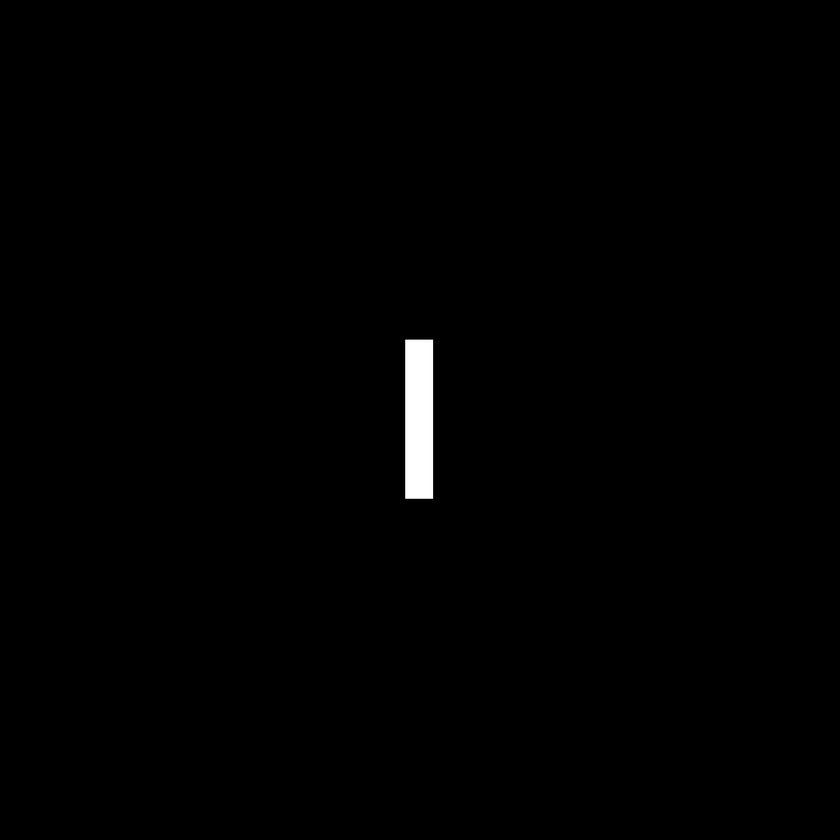
%> input picture Fig0424(a)(rectangle).tif, 840 x 840 px, shrunk from 1024 x 1024 before the run
$ octave dfttest.m   (GNU Octave 9; MATLAB toolbox functions it lacks are replaced by stand-ins)
%> lines starting %> are read from the running program, lines starting %| are printed output that depends on the picture
 f = imread('Fig0424(a)(rectangle).tif');
%> f is the input picture: size 840x840 uint8; min 0, max 255, mean 1.6
 figure,imshow(f);
 F = fft2(f); %该函数返回的傅里叶变换，数据原点在左上角，4个4分之一周期交汇于频率矩形的中心
 S = abs(F); %傅里叶谱的计算（计算数组中每个元素的幅度，实部和虚部平方和的平方根）
 figure,imshow(S, []);

 Fc = fftshift(F);%将变换的原点（低频成分）移动到频率矩形的中心
 figure, imshow(abs(Fc), []);
%> after `imshow(abs(Fc), [])`:
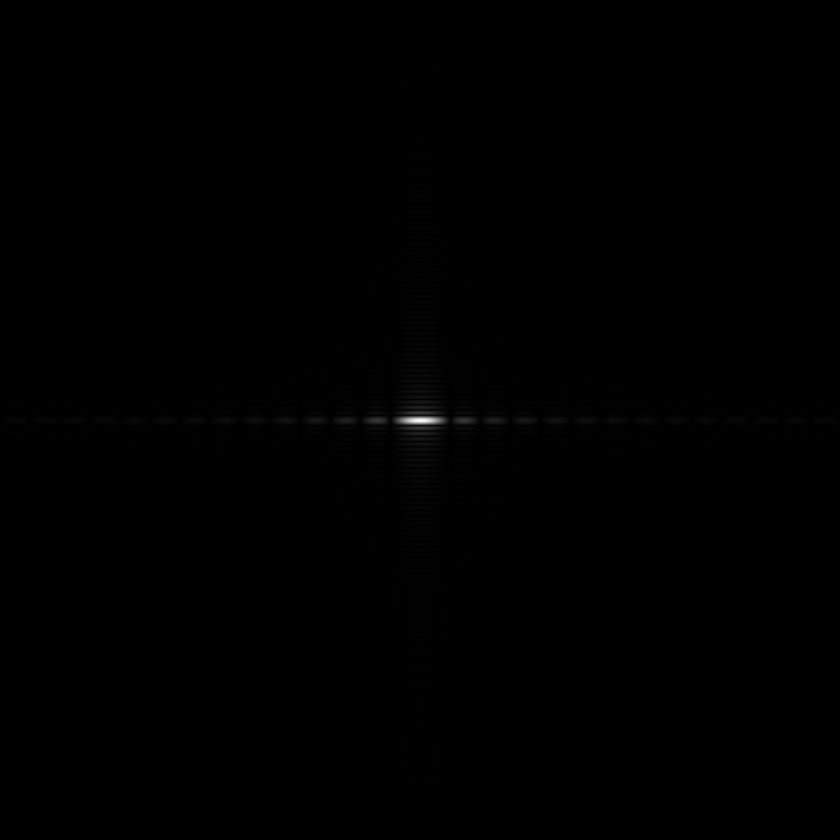
%> displayed picture: size 840x840, on the screen's scale of 0 to 255; min 0, max 255, mean 0.3

 S2 = log(1 + abs(Fc)); %通过对数变换增强细节
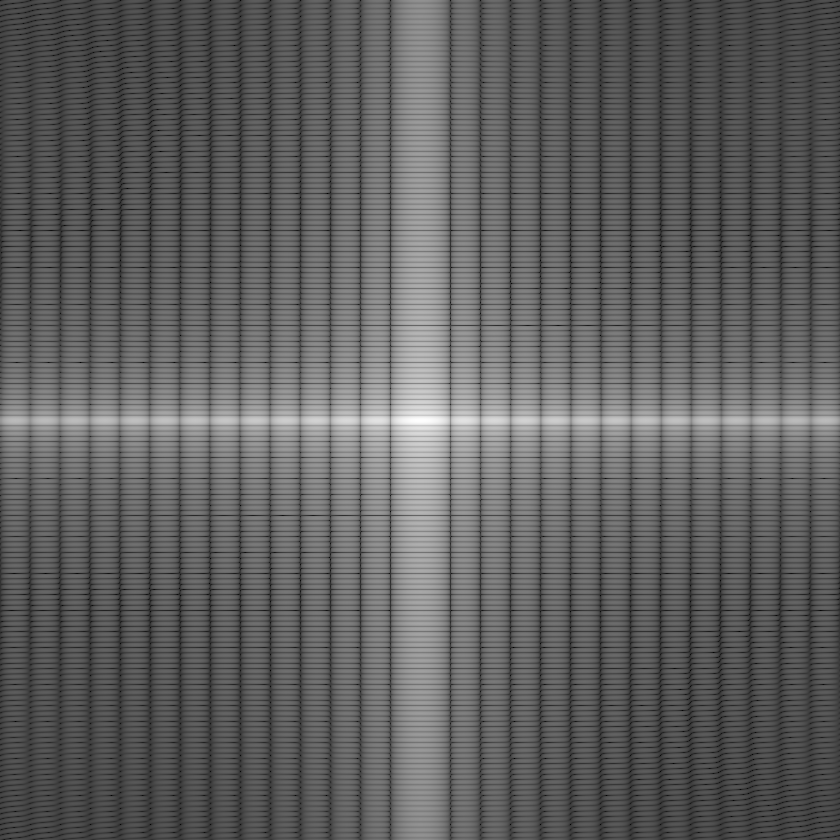
%> S2: size 840x840 double; min 1.47e-14, max 13.94, mean 5.25; drawn with min black and max white
 figure, imshow(S2, []);

 %相角的计算
 phi = angle(F);
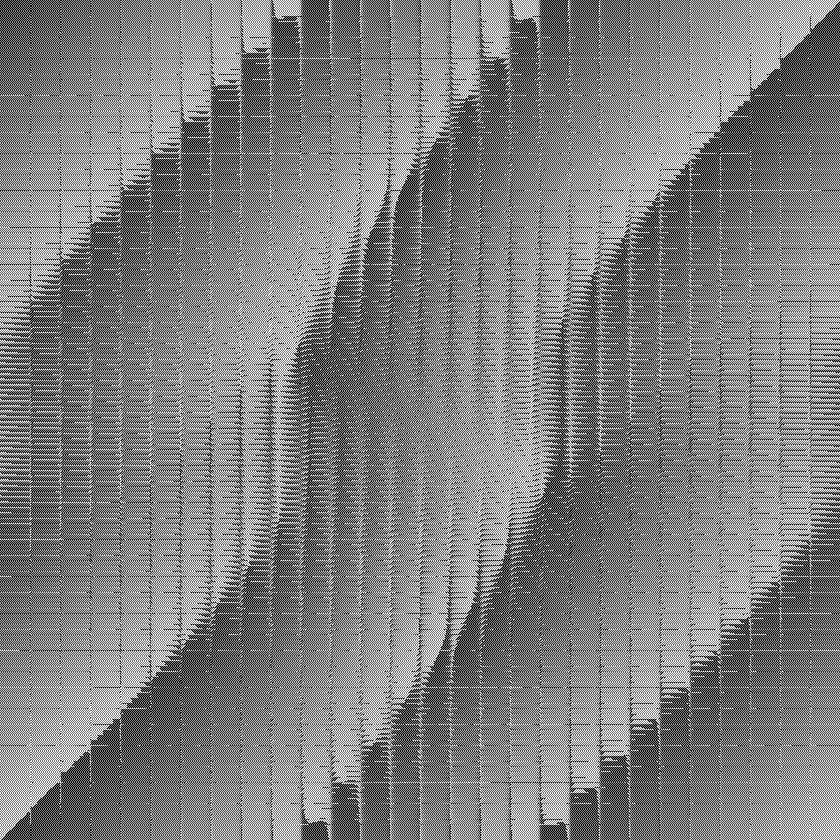
%> phi: size 840x840 double; min -3.14, max 3.14, mean 6.11e-06; drawn with min black and max white
 figure, imshow(phi, []);
